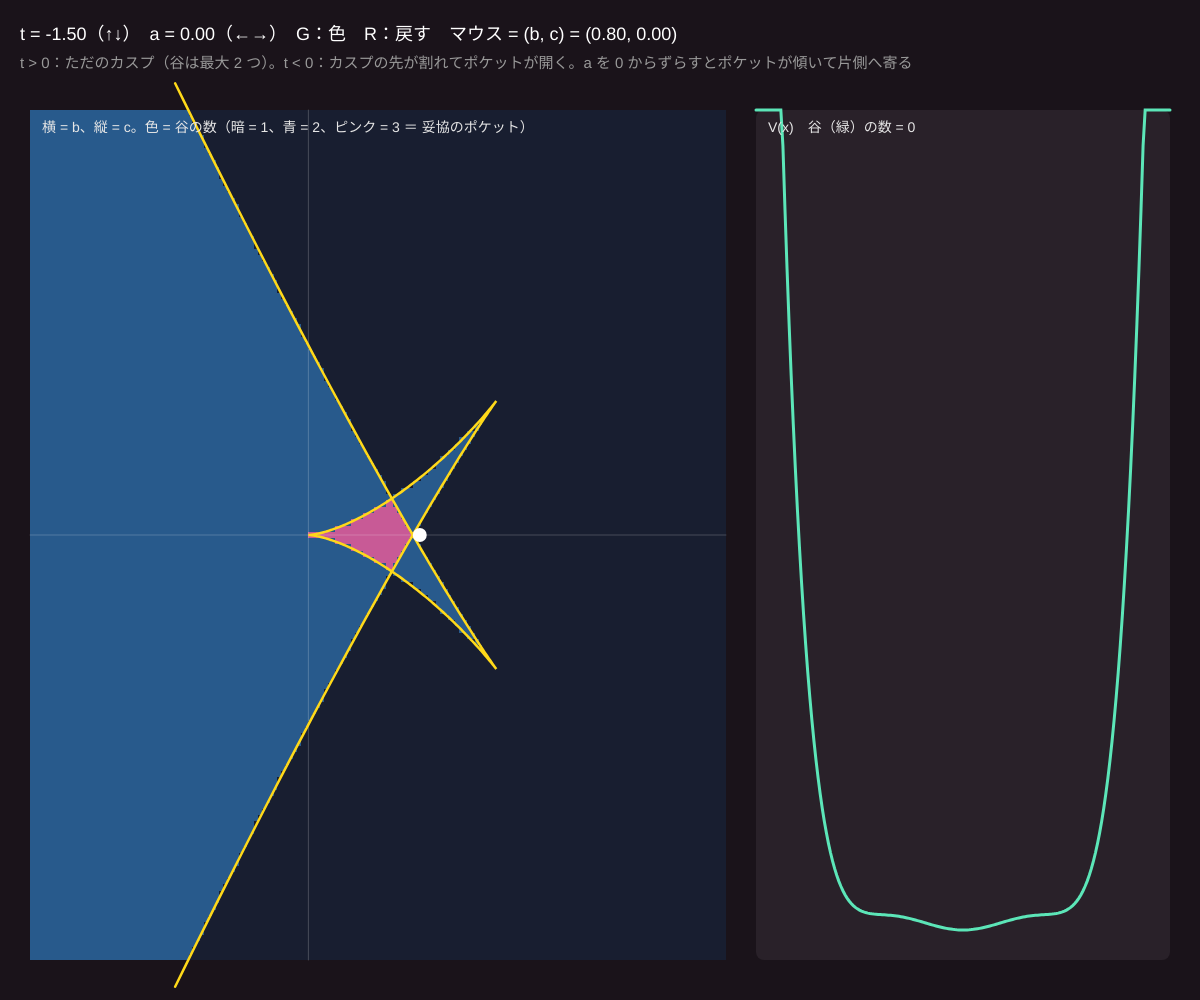
Frame 1 (no input)
Frame 60 (no input): identical to frame 1, image omitted
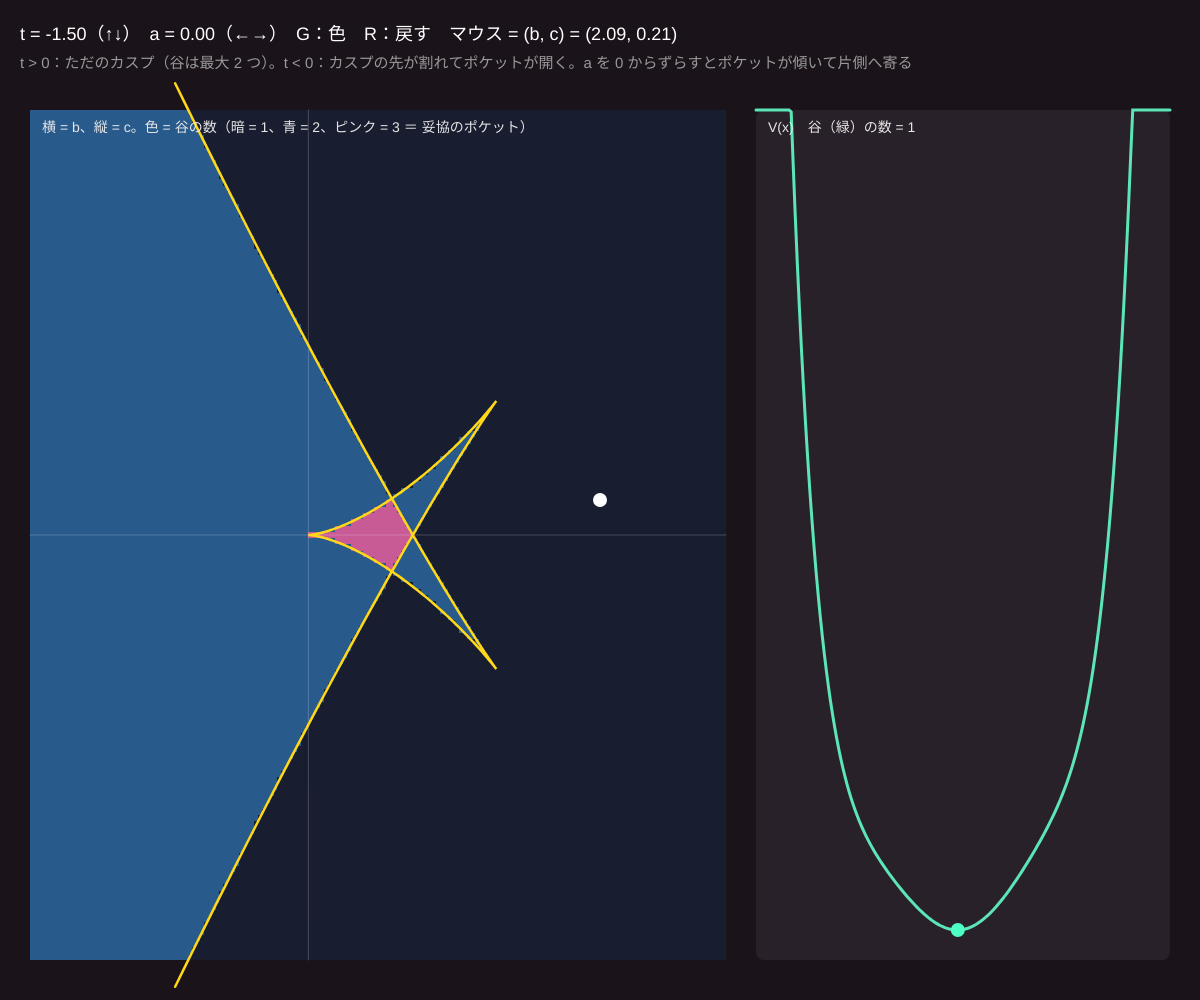
Frame 120 (the mouse pressed at the canvas centre since frame 60)

The p5.js sketch that drew these frames (run headless with seeded random() and noise() and a simulated clock; from frame 60 on, the mouse is pressed at the canvas centre):

// p5.js sketch
// ── sketch.js
// ============================================
// 07 蝶（butterfly）
// V(x) = x⁶ + t·x⁴ + a·x³ + b·x² + c·x。コントロールが 4 つ。t と a を固定して (b, c) の平面で切る
//   t < 0 にすると、カスプの中に小さな「ポケット」が現れる：そこでは谷が 3 つ（左・右・真ん中）
//   ジーマンはこれを「妥協のポケット」と呼んだ：賛成・反対の 2 つに割れた意見の間に、第 3 の中間の立場が生まれる
// マウス = (b, c) の点 / ↑↓ = t（蝶の因子） / ←→ = a（かたより） / G = 色 / R = 戻す
// ============================================

let tt = -1.5, a = 0;        // ★ 固定するコントロール
let bMin = -2, bMax = 3, cRange = 2.5;   // ★ 表示範囲
let bb = 0.8, cc = 0;
let field, lastKey = '';
let showColor = true;

function setup() {
  createCanvas(windowWidth, windowHeight);
  colorMode(HSB, 360, 100, 100, 100);
  field = createGraphics(180, 135);
  field.pixelDensity(1);
}

function dV(x, b_, c_) { return 6 * x ** 5 + 4 * tt * x ** 3 + 3 * a * x * x + 2 * b_ * x + c_; }
function V(x) { return x ** 6 + tt * x ** 4 + a * x ** 3 + bb * x * x + cc * x; }
// 谷（V' が − から + に変わる所）の数
function countMinima(b_, c_, N) {
  let n = 0, prev = dV(-2.2, b_, c_);
  for (let i = 1; i <= N; i++) { let cur = dV(-2.2 + 4.4 * i / N, b_, c_); if (prev < 0 && cur >= 0) n++; prev = cur; }
  return n;
}
function rebuild() {
  let pal = { 1: [24, 30, 48], 2: [40, 90, 140], 3: [200, 90, 150] };   // ★ 谷 1・2・3 個の色
  field.loadPixels();
  for (let i = 0; i < 180; i++) for (let j = 0; j < 135; j++) {
    let b_ = bMin + (bMax - bMin) * (i + 0.5) / 180, c_ = cRange - 2 * cRange * (j + 0.5) / 135;
    let cl = pal[countMinima(b_, c_, 140)] || pal[1];
    let k = 4 * (j * 180 + i);
    field.pixels[k] = cl[0]; field.pixels[k + 1] = cl[1]; field.pixels[k + 2] = cl[2]; field.pixels[k + 3] = 255;
  }
  field.updatePixels();
}

function draw() {
  background(300, 25, 10);
  let k = tt + ',' + a;
  if (k !== lastKey) { rebuild(); lastKey = k; }

  let py = 110, ph = height - py - 40, pw = min(width * 0.58, ph * 4 / 3), px = 30;
  let toB = (v) => px + (v - bMin) / (bMax - bMin) * pw;
  let toC = (v) => py + (cRange - v) / (2 * cRange) * ph;
  if (showColor) { noSmooth(); image(field, px, py, pw, ph); smooth(); } else { noStroke(); fill(300, 20, 16); rect(px, py, pw, ph); }
  stroke(0, 0, 100, 20); strokeWeight(1); line(toB(0), py, toB(0), py + ph); line(px, toC(0), px + pw, toC(0));
  // ★ 分岐集合（V' = V'' = 0）：b = −15x⁴ − 6t·x² − 3a·x,  c = 24x⁵ + 8t·x³ + 3a·x²
  noFill(); stroke(50, 90, 100); strokeWeight(2.5);
  beginShape();
  for (let x = -1.6; x <= 1.6; x += 0.004) {
    let b_ = -15 * x ** 4 - 6 * tt * x * x - 3 * a * x, c_ = 24 * x ** 5 + 8 * tt * x ** 3 + 3 * a * x * x;
    if (b_ > bMin - 0.2 && b_ < bMax + 0.2 && abs(c_) < cRange + 0.2) vertex(toB(b_), toC(c_)); else { endShape(); beginShape(); }
  }
  endShape();
  noStroke(); fill(0, 0, 100); circle(toB(bb), toC(cc), 14);
  fill(0, 0, 90); textSize(14);
  text('横 = b、縦 = c。色 = 谷の数（暗 = 1、青 = 2、ピンク = 3 ＝ 妥協のポケット）', px + 12, py + 22);

  // ---- 右：V(x)
  let rx = px + pw + 30, rw = width - rx - 30;
  noStroke(); fill(300, 20, 16); rect(rx, py, rw, ph, 8);
  let toX = (x) => rx + (x + 1.8) / 3.6 * rw;
  let vals = [], vmin = 1e9;
  for (let i = 0; i <= 200; i++) { let v = V(-1.8 + 3.6 * i / 200); vals.push(v); vmin = min(vmin, v); }
  let toY = (v) => py + ph - 30 - (v - vmin) * ph * 0.12;
  noFill(); stroke(160, 60, 90); strokeWeight(3);
  beginShape(); for (let i = 0; i <= 200; i++) vertex(toX(-1.8 + 3.6 * i / 200), constrain(toY(vals[i]), py, py + ph)); endShape();
  let mins = 0, prev = dV(-1.8, bb, cc);
  for (let i = 1; i <= 400; i++) {
    let x = -1.8 + 3.6 * i / 400, cur = dV(x, bb, cc);
    if (prev * cur < 0) {
      let st = prev < 0; if (st) mins++;
      noStroke(); fill(st ? color(160, 70, 100) : color(0, 70, 100));
      circle(toX(x), constrain(toY(V(x)), py, py + ph), 14);
    }
    prev = cur;
  }
  noStroke(); fill(0, 0, 90); textSize(14);
  text('V(x)　谷（緑）の数 = ' + mins + (mins === 3 ? '　← 真ん中の谷 = 妥協の立場' : ''), rx + 12, py + 22);

  noStroke(); fill(0, 0, 100); textSize(18);
  text('t = ' + nf(tt, 1, 2) + '（↑↓）　a = ' + nf(a, 1, 2) + '（←→）　G：色　R：戻す　マウス = (b, c) = (' + nf(bb, 1, 2) + ', ' + nf(cc, 1, 2) + ')', 20, 40);
  fill(0, 0, 60); textSize(15);
  text('t > 0：ただのカスプ（谷は最大 2 つ）。t < 0：カスプの先が割れてポケットが開く。a を 0 からずらすとポケットが傾いて片側へ寄る', 20, 68);
}

function mouseMoved() {
  let py = 110, ph = height - py - 40, pw = min(width * 0.58, ph * 4 / 3);
  if (mouseX > 30 && mouseX < 30 + pw && mouseY > py && mouseY < py + ph) {
    bb = bMin + (mouseX - 30) / pw * (bMax - bMin);
    cc = cRange - (mouseY - py) / ph * 2 * cRange;
  }
}
function mouseDragged() { mouseMoved(); }
function keyPressed() {
  if (key === UP_ARROW) tt = min(1.5, tt + 0.25);
  if (key === DOWN_ARROW) tt = max(-3, tt - 0.25);
  if (key === LEFT_ARROW) a = max(-1.5, a - 0.1);
  if (key === RIGHT_ARROW) a = min(1.5, a + 0.1);
  if (key === 'g' || key === 'G') showColor = !showColor;
  if (key === 'r' || key === 'R') { tt = -1.5; a = 0; }
}

// ---------- やってみよう ----------
// 1. t = 1 → 0 → −1 → −2 と下げて、ポケットが生まれる瞬間を見よう
// 2. ポケットの中に点を置き、右のグラフで谷が 3 つあることを確かめよう。真ん中の谷はいちばん浅い？
// 3. a を ±0.5 にすると、ポケットはどちらへ傾く？ 意見の「かたより」と考えるとどういう意味？
// 4. 03 のように状態 x が坂を下る動き（x -= 0.002 * dV(x)）を入れて、マウスで b, c を動かしたときのとび方を見よう
